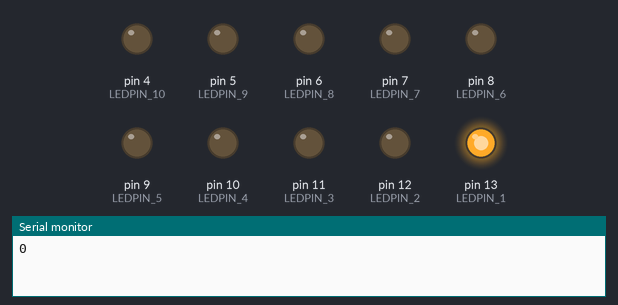
Bench run of a sketch on a simulated Arduino Uno, built with avr-gcc and run on an emulated ATmega328P. On the bench: output pins drawn as LEDs (lit = HIGH), the last lines printed to the serial monitor.

Above: at 0.2 s.
At 1.4 s:
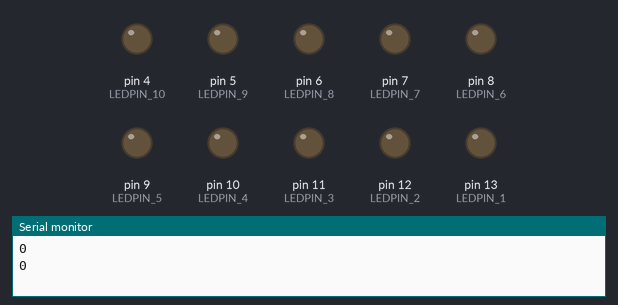
At 2.6 s:
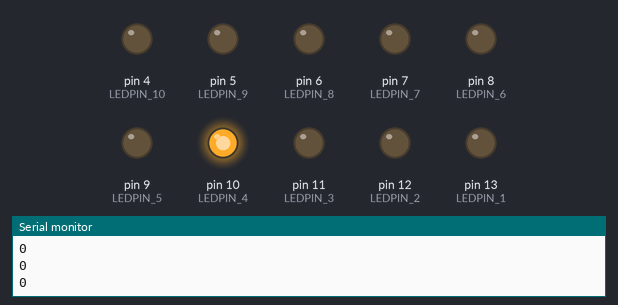
At 5.0 s:
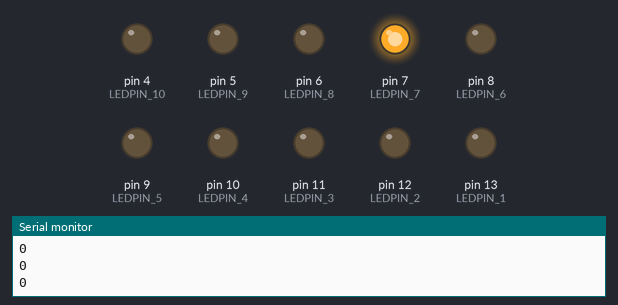
At 7.4 s:
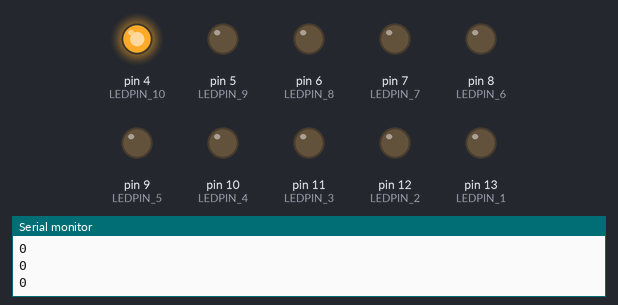
At 9.8 s:
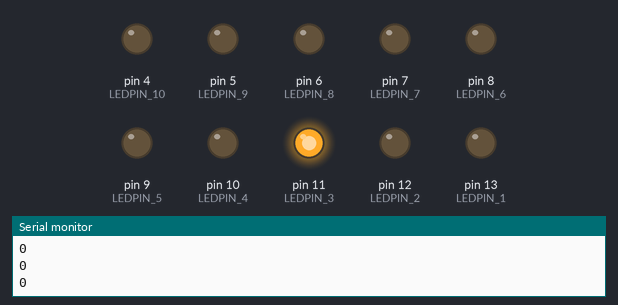
Timing chart, 0 to 10.4 s (numbered marks = the images above):
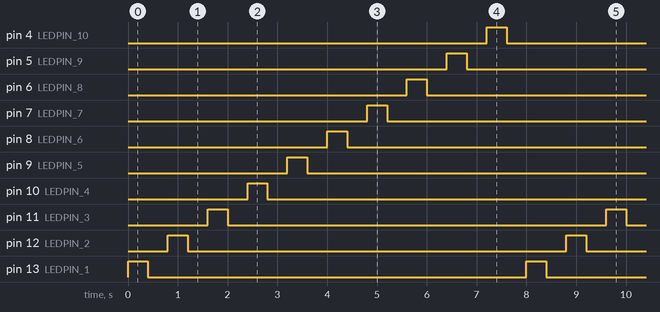

The sketch:

ledchaser.ino
```cpp
 #define LEDPIN_1 (uint8_t)(1<<PB5)
 #define LEDPIN_2 (uint8_t)(1<<PB4)
 #define LEDPIN_3 (uint8_t)(1<<PB3)
 #define LEDPIN_4 (uint8_t)(1<<PB2)
 #define LEDPIN_5 (uint8_t)(1<<PB1)
 #define LEDPIN_6 (uint8_t)(1<<PB0)
 #define LEDPIN_7 (uint8_t)(1<<PD7)
 #define LEDPIN_8 (uint8_t)(1<<PD6)
 #define LEDPIN_9 (uint8_t)(1<<PD5)
 #define LEDPIN_10 (uint8_t)(1<<PD4)

unsigned char ledpinB[6]={LEDPIN_1,LEDPIN_2,LEDPIN_3,LEDPIN_4,LEDPIN_5,LEDPIN_6};
unsigned char ledpinD[4]={LEDPIN_7,LEDPIN_8,LEDPIN_9,LEDPIN_10};
// #define PORT_ON(port,uint8_t pin) port|=(pin)
// #define PORT_OFF(port,uint8_t pin) port &=(~(pin))
// #define PORT_TOGGLE(port,uint8_t pin)port ^=(pin)


void setup() {
  // put your setup code here, to run once:
DDRB |= (LEDPIN_1) |(LEDPIN_2) |(LEDPIN_3) |(LEDPIN_4) |(LEDPIN_5) |(LEDPIN_6);
DDRD |= (LEDPIN_7) |(LEDPIN_8) |(LEDPIN_9) |(LEDPIN_10);
Serial.begin(9600);
}

void loop() {
  // put your main code here, to run repeatedly:
  for(uint8_t i=0;i<6;i++)
  {
    blink(PORTB,ledpinB[i]);
  }
  for(uint8_t i=0;i<4;i++)
  {
    blink(PORTD,ledpinD[i]);
  }

}
void blink(volatile uint8_t &port, volatile uint8_t pin)
{
  Serial.println(port);
  port |=pin;
  _delay_ms(400);
  port &= ~pin;
  _delay_ms(400);
}
```

Measured:
- by itself, pin 4 (LEDPIN_10), pin 5 (LEDPIN_9), pin 6 (LEDPIN_8), pin 7 (LEDPIN_7), pin 8 (LEDPIN_6), pin 9 (LEDPIN_5), pin 10 (LEDPIN_4), pin 11 (LEDPIN_3), pin 12 (LEDPIN_2), pin 13 (LEDPIN_1): alternates HIGH for 0.40 s and LOW for 7.6 s
- by itself, everything shown: repeats every 8.0 s, in 20 steps
